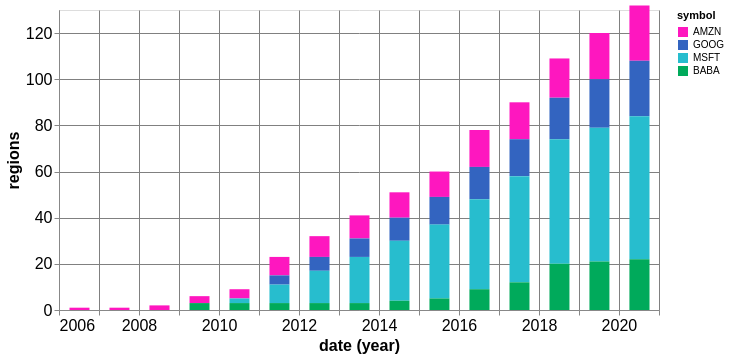

The Vega-Lite source for this figure:
### Vega-Lite specification from a JSON file in a GitHub repository (floating-point values rounded to 4 significant figures)
{"$schema": "https://vega.github.io/schema/vega-lite/v2.0.json", "data": {"values": [{"regions": 1, "date": "2006", "symbol": "AMZN"}, {"regions": 1, "date": "2007", "symbol": "AMZN"}, {"regions": 2, "date": "2008", "symbol": "AMZN"}, {"regions": 3, "date": "2009", "symbol": "AMZN"}, {"regions": 4, "date": "2010", "symbol": "AMZN"}, {"regions": 8, "date": "2011", "symbol": "AMZN"}, {"regions": 9, "date": "2012", "symbol": "AMZN"}, {"regions": 10, "date": "2013", "symbol": "AMZN"}, {"regions": 11, "date": "2014", "symbol": "AMZN"}, {"regions": 11, "date": "2015", "symbol": "AMZN"}, {"regions": 16, "date": "2016", "symbol": "AMZN"}, {"regions": 16, "date": "2017", "symbol": "AMZN"}, {"regions": 17, "date": "2018", "symbol": "AMZN"}, {"regions": 20, "date": "2019", "symbol": "AMZN"}, {"regions": 24, "date": "2020", "symbol": "AMZN"}, {"regions": 0, "date": "2006", "symbol": "GOOG"}, {"regions": 0, "date": "2007", "symbol": "GOOG"}, {"regions": 0, "date": "2008", "symbol": "GOOG"}, {"regions": 0, "date": "2009", "symbol": "GOOG"}, {"regions": 0, "date": "2010", "symbol": "GOOG"}, {"regions": 4, "date": "2011", "symbol": "GOOG"}, {"regions": 6, "date": "2012", "symbol": "GOOG"}, {"regions": 8, "date": "2013", "symbol": "GOOG"}, {"regions": 10, "date": "2014", "symbol": "GOOG"}, {"regions": 12, "date": "2015", "symbol": "GOOG"}, {"regions": 14, "date": "2016", "symbol": "GOOG"}, {"regions": 16, "date": "2017", "symbol": "GOOG"}, {"regions": 18, "date": "2018", "symbol": "GOOG"}, {"regions": 21, "date": "2019", "symbol": "GOOG"}, {"regions": 24, "date": "2020", "symbol": "GOOG"}, {"regions": 0, "date": "2006", "symbol": "MSFT"}, {"regions": 0, "date": "2007", "symbol": "MSFT"}, {"regions": 0, "date": "2008", "symbol": "MSFT"}, {"regions": 0, "date": "2009", "symbol": "MSFT"}, {"regions": 2, "date": "2010", "symbol": "MSFT"}, {"regions": 8, "date": "2011", "symbol": "MSFT"}, {"regions": 14, "date": "2012", "symbol": "MSFT"}, {"regions": 20, "date": "2013", "symbol": "MSFT"}, {"regions": 26, "date": "2014", "symbol": "MSFT"}, {"regions": 32, "date": "2015", "symbol": "MSFT"}, {"regions": 39, "date": "2016", "symbol": "MSFT"}, {"regions": 46, "date": "2017", "symbol": "MSFT"}, {"regions": 54, "date": "2018", "symbol": "MSFT"}, {"regions": 58, "date": "2019", "symbol": "MSFT"}, {"regions": 62, "date": "2020", "symbol": "MSFT"}, {"regions": 0, "date": "2008", "symbol": "BABA"}, {"regions": 3, "date": "2009", "symbol": "BABA"}, {"regions": 3, "date": "2010", "symbol": "BABA"}, {"regions": 3, "date": "2011", "symbol": "BABA"}, {"regions": 3, "date": "2012", "symbol": "BABA"}, {"regions": 3, "date": "2013", "symbol": "BABA"}, {"regions": 4, "date": "2014", "symbol": "BABA"}, {"regions": 5, "date": "2015", "symbol": "BABA"}, {"regions": 9, "date": "2016", "symbol": "BABA"}, {"regions": 12, "date": "2017", "symbol": "BABA"}, {"regions": 20, "date": "2018", "symbol": "BABA"}, {"regions": 21, "date": "2019", "symbol": "BABA"}, {"regions": 22, "date": "2020", "symbol": "BABA"}]}, "width": 600, "height": 300, "mark": "bar", "background": "transparent", "encoding": {"x": {"timeUnit": "year", "field": "date", "type": "temporal", "axis": {"gridColor": "grey"}}, "y": {"field": "regions", "type": "quantitative", "scale": {"domain": [0, 130]}, "axis": {"gridColor": "grey"}}, "color": {"field": "symbol", "type": "nominal", "scale": {"domain": ["AMZN", "GOOG", "MSFT", "BABA"], "range": ["#fe17bf", "#3364c0", "#27bdce", "#00aa5b"]}}}, "config": {"axis": {"labelFont": "sans-serif", "titleFont": "sans-serif", "labelFontSize": 16, "titleFontSize": 16}, "axisX": {"labelAngle": 0}, "bar": {"binSpacing": 20}}}
